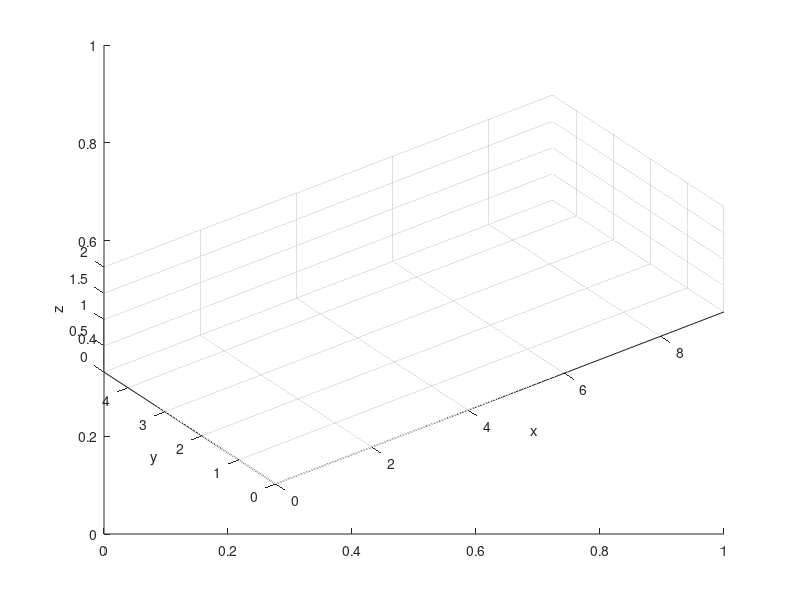

MATLAB code for this plot: (Note: this script raises an error after producing the figure.)
%% Final Project - ENGR 180 II
% Amndeep Singh Mann and William Bauer
% Section 65 - Group 11

%% Preparing the workspace
hold off; clear all; close all; clc;

%% Preparing the display
someAxes=axes('xlim',[0 9.32], 'ylim', [0 4.65], 'zlim', [0 2]);
rotate3d on;
grid on;
view(3);
axis equal;
hold on;
xlabel('x');
ylabel('y');
zlabel('z');

%% Preparing the billiard table
table = imread('board.png');
surf([0, 9.32; 0, 9.32], [0, 0; 4.65, 4.65], [0, 0; 0, 0], 'CData', table, 'FaceColor', 'texturemap');

%% Receiving user input
disp('You will be asked to provide certain input, please make sure to keep everything in the appropriate bounds.');
disp('The table has the dimensions of 9.32''x4.65'', so please make sure the balls are well within them.');
disp('Try not to stretch reality too far with the velocities of the balls.');
ball8 = ball([input('x-pos of the 8 ball: '), input('y-pos of the 8 ball: '), ball.radius], [input('vx of the 8 ball: '), input('vy of the 8 ball: '), 0]);
ballc = ball([input('x-pos of the cue ball: '), input('y-pos of the cue ball: '), ball.radius], [input('vx of the cue ball: '), input('vy of the cue ball: '), 0]);
balls = [ball8, ballc];

%% Preparing ball graphics
ball8_graphics_rgb = imread('magic 8 ball 2.png');
[ball8_ind, ball8_map] = rgb2ind(ball8_graphics_rgb, 256);
ballc_graphics_rgb = imread('drexel logo.jpg');
[ballc_ind, ballc_map] = rgb2ind(ballc_graphics_rgb, 256);

colormap([ball8_map; ballc_map]);

[xsph, ysph, zsph] = sphere(20);

ball8_handle = surface(xsph, ysph, zsph, flipud(ball8_ind), 'FaceColor', 'texturemap', 'EdgeColor', 'none', 'CDataMapping', 'direct');
ballc_handle = surface(xsph, ysph, zsph, flipud(ballc_ind), 'FaceColor', 'texturemap', 'EdgeColor', 'none', 'CDataMapping', 'direct');

set(ballc_handle, 'CData', get(ballc_handle, 'CData')+length(ball8_map));

ball8_hg = hgtransform('parent', someAxes);
set(ball8_handle, 'parent', ball8_hg);
ballc_hg = hgtransform('parent', someAxes);
set(ballc_handle, 'parent', ballc_hg);
drawnow

%% Simulation code
ball8_angle_change = 0;
ballc_angle_change = 0;
% while the balls exist (as we delete them once they fall in a pocket) and
% as long as the balls are actually moving, keep on running the simulation
while (ball8.isvalid() || ballc.isvalid()) && sum([balls.velocity].^2) ~= 0
    % as the simulation can go on without having both balls, you only want
    % to simulate the balls that exist
    balls_in_simulation = {};
    
    % since the balls are the default spheres, this takes them to where
    % they need to be, scales them, and rotates them perpendicular to the
    % direction of their velocity in order to simulate the rotating effect
    % (however, whenever the velocity has a change due to a collision, then
    % the rotation has a jump since it does not keep track of the previous
    % direction of movement)
    if ball8.isvalid()
        ball8_translation = makehgtform('translate', ball8.position);
        ball8_scaling = makehgtform('scale', ball8.radius);
        ball8_rotating = makehgtform('axisrotate', [-ball8.velocity(2), ball8.velocity(1), ball8.velocity(3)], ball8_angle_change);
        % if the ball isn't moving, then makehgtform returns a matrix that
        % contains NaNs
        if(sum(ball8.velocity) == 0)
            ball8_rotating = [1, 0, 0, 0; 0, 1, 0, 0; 0, 0, 1, 0; 0, 0, 0, 1];
        end
        set(ball8_hg, 'matrix', ball8_translation*ball8_scaling*ball8_rotating);
        balls_in_simulation{length(balls_in_simulation)+1} = ball8;
    end
    
    if ballc.isvalid()
        ballc_translation = makehgtform('translate', ballc.position);
        ballc_scaling = makehgtform('scale', ballc.radius);
        ballc_rotating = makehgtform('axisrotate', [-ballc.velocity(2), ballc.velocity(1), ballc.velocity(3)], ballc_angle_change);
        if(sum(ballc.velocity) == 0)
            ballc_rotating = [1, 0, 0, 0; 0, 1, 0, 0; 0, 0, 1, 0; 0, 0, 0, 1];
        end
        set(ballc_hg, 'matrix', ballc_translation*ballc_scaling*ballc_rotating);
        balls_in_simulation{length(balls_in_simulation)+1} = ballc;
    end
    
    % 0.001 was a timelapse that had pretty good results - small enough
    % that there were no major physics distortions, large enough that
    % calculation time was not a factor in slowing it down
    ball.move(0.001, 0, 0, 9.32, 4.65, [balls_in_simulation{:}]);
    
    % if a ball falls in a pocket, then it is deleted from the simulation
    for xpocket = [0, 9.32/2, 9.32]
        for ypocket = [0, 4.65]
            if ball8.isvalid() && ball.ball_in_pocket(ball8, xpocket, ypocket, 0.1)
                delete(ball8)
                set(ball8_handle, 'visible', 'off');
                if ballc.isvalid()
                    balls = ballc;
                else
                    balls = [];
                end
            end
            if ballc.isvalid() && ball.ball_in_pocket(ballc, xpocket, ypocket, 0.1)
                delete(ballc)
                set(ballc_handle, 'visible', 'off');
                if ball8.isvalid()
                    balls = ball8;
                else
                    balls = [];
                end
            end
        end
    end
    
    % updating the angle appearance for the rotation code above
    if ball8.isvalid()
        ball8_angle_change = ball8_angle_change+0.003*sum(ball8.velocity.*ball8.velocity)^0.5;
    end
    if ballc.isvalid()
        ballc_angle_change = ballc_angle_change+0.003*sum(ballc.velocity.*ballc.velocity)^0.5;
    end
    
    % like with the time lapse, this value just worked out to be really
    % good at not being too skippy or too fast to understand
    pause(0.015);
end